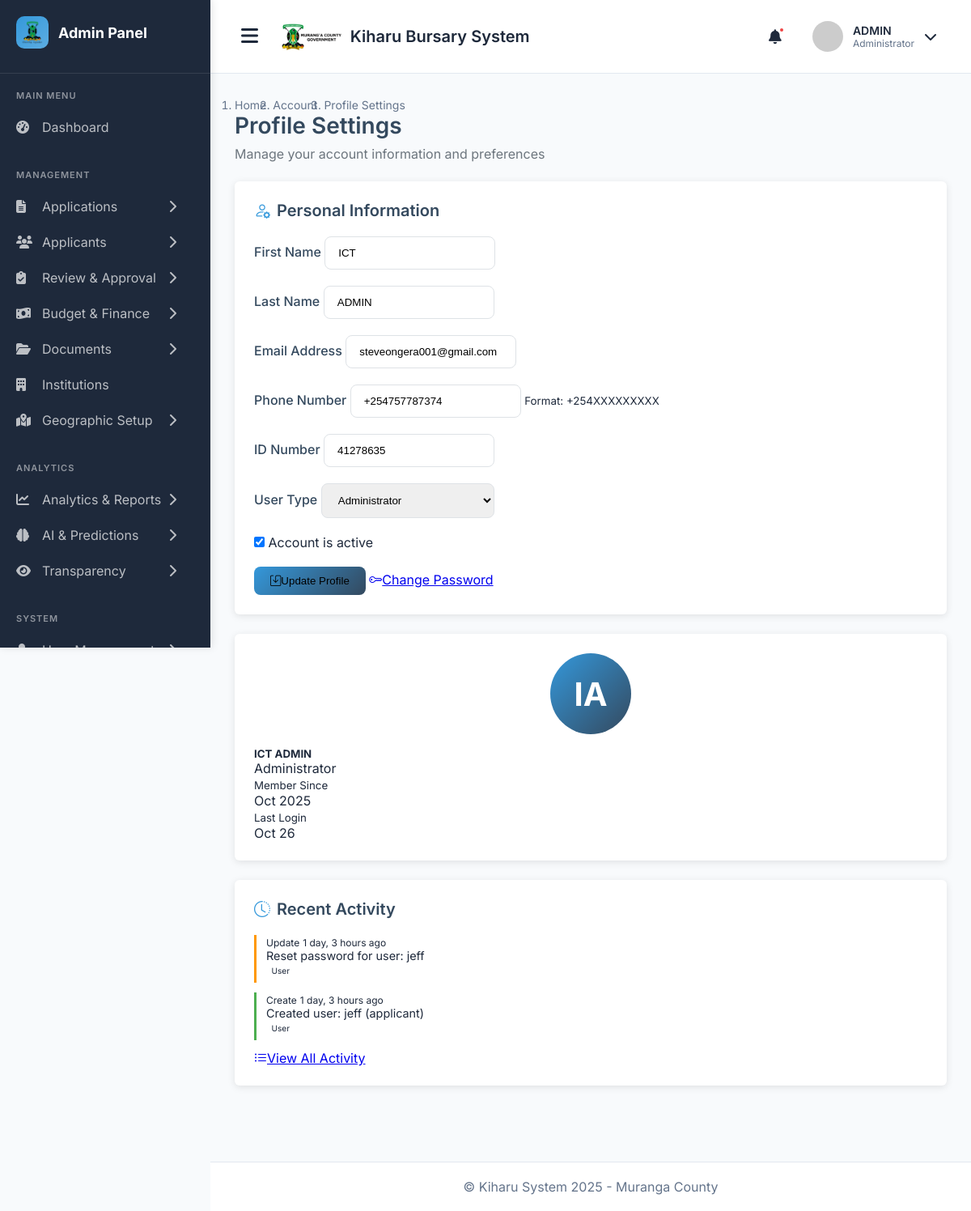
The app's page /admin-profile/ (signed in), older data.
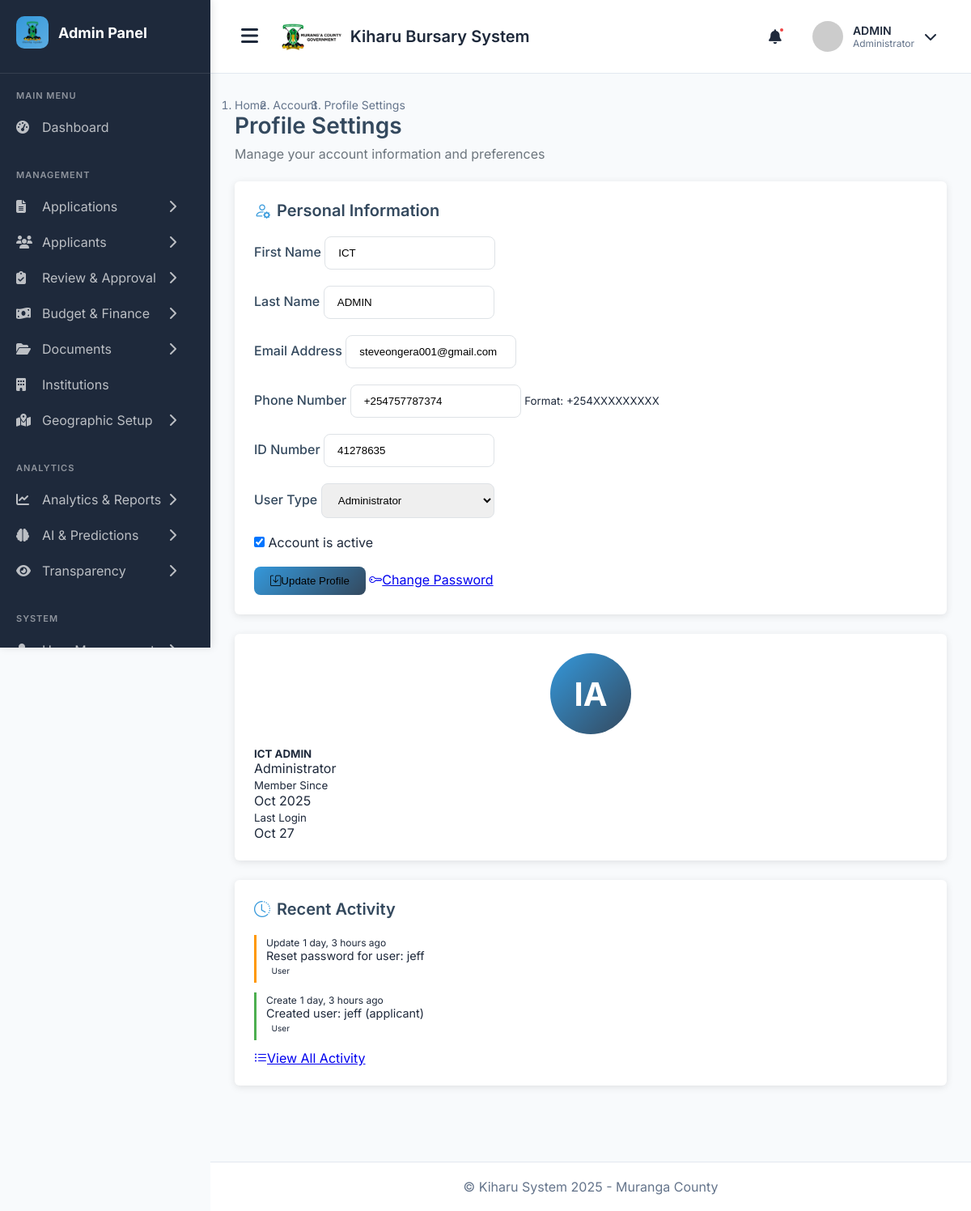
The same page, newer data.
### main_application/models.py (models this page shows, shortened)
class User(AbstractUser):
    USER_TYPES = (
        ('applicant', 'Applicant'),
        ('admin', 'Administrator'),
        ('reviewer', 'Application Reviewer'),
        ('finance', 'Finance Officer'),
        ('county_admin', 'County Administrator'),
        ('constituency_admin', 'Constituency Administrator'),
        ('ward_admin', 'Ward Administrator'),
    )
    user_type = models.CharField(max_length=25, choices=USER_TYPES, default='applicant')
    id_number = models.CharField(max_length=20, unique=True, null=True, blank=True)
    phone_regex = RegexValidator(
        regex=r'^\+254\d{9}$',
        message="Phone number must be entered in the format: '+254XXXXXXXXX'. Exactly 12 digits including country code."
    )
    phone_number = models.CharField(validators=[phone_regex], max_length=17, blank=True)

### main_application/views.py (the view)
# urls.py: path('admin-profile/', views.admin_profile_settings, name='admin_profile_settings'),
@login_required
@user_passes_test(is_admin_or_staff)
def admin_profile_settings(request):
    user = request.user
    if request.method == 'POST':
        form = AdminProfileForm(request.POST, instance=user)
        if form.is_valid():
            form.save()
            messages.success(request, 'Profile updated successfully!')
            AuditLog.objects.create(
                user=request.user,
                action='update',
                table_affected='User',
                record_id=str(user.id),
                description=f'Updated profile information',
                ip_address=request.META.get('REMOTE_ADDR', '127.0.0.1')
            )
            return redirect('admin_profile_settings')
    else:
        form = AdminProfileForm(instance=user)
    recent_activities = AuditLog.objects.filter(user=user).order_by('-timestamp')[:10]
    context = {
        'form': form,
        'user': user,
        'recent_activities': recent_activities,
        'page_title': 'Profile Settings',
    }
    return render(request, 'admin/profile_settings.html', context)

### main_application/views.py (called while the page is built)
def is_admin_or_staff(user):
    return user.is_authenticated and (user.is_staff or user.user_type in ['admin', 'reviewer', 'finance'])

### templates/admin/profile_settings.html (shortened to what the changed rows need)
{% extends 'admin_base.html' %}
{% load static %}
{% block content %}
<div class="container-fluid">
    <div class="row">
        <div class="col-lg-8">
            <div class="profile-card">
                <form method="post" class="needs-validation" novalidate>
                    <div class="row">
                        <div class="col-md-6">
                            <div class="form-group">
                                <label class="form-label">First Name</label>
                                {{ form.first_name }}
                            </div>
                        </div>
                        <div class="col-md-6">
                            <div class="form-group">
                                <label class="form-label">Last Name</label>
                                {{ form.last_name }}
                            </div>
                        </div>
                    </div>
                    <div class="row">
                        <div class="col-md-6">
                            <div class="form-group">
                                <label class="form-label">Email Address</label>
                                {{ form.email }}
                            </div>
                        </div>
                        <div class="col-md-6">
                            <div class="form-group">
                                <label class="form-label">Phone Number</label>
                                {{ form.phone_number }}
                                <small class="form-text text-muted">Format: +254XXXXXXXXX</small>
                            </div>
                        </div>
                    </div>
                    <div class="row">
                        <div class="col-md-6">
                            <div class="form-group">
                                <label class="form-label">ID Number</label>
                                {{ form.id_number }}
                            </div>
                        </div>
                        <div class="col-md-6">
                            <div class="form-group">
                                <label class="form-label">User Type</label>
                                {{ form.user_type }}
                            </div>
                        </div>
                    </div>
                    <div class="form-group">
                        <div class="form-check">
                            {{ form.is_active }}
                            <label class="form-check-label" for="{{ form.is_active.id_for_label }}">
                                Account is active
                            </label>
                        </div>
                    </div>
                </form>
            </div>
        </div>
        <div class="col-lg-4">
            <div class="profile-card text-center">
                <div class="profile-avatar">
                    {{ user.first_name.0|default:"U" }}{{ user.last_name.0|default:"" }}
                </div>
                <h5>{{ user.first_name }} {{ user.last_name }}</h5>
                <p class="text-muted">{{ user.get_user_type_display }}</p>
                <div class="row text-center">
                    <div class="col-6">
                        <small class="text-muted">Member Since</small>
                        <div class="fw-bold">{{ user.date_joined|date:"M Y" }}</div>
                    </div>
                    <div class="col-6">
                        <small class="text-muted">Last Login</small>
                        <div class="fw-bold">{{ user.last_login|date:"M d" }}</div>
                    </div>
                </div>
            </div>
        </div>
    </div>
</div>
{% endblock %}

Row changes from the older to the newer data that the page shows:
changed User "Administrator": last_login "Oct 26" → "Oct 27"
